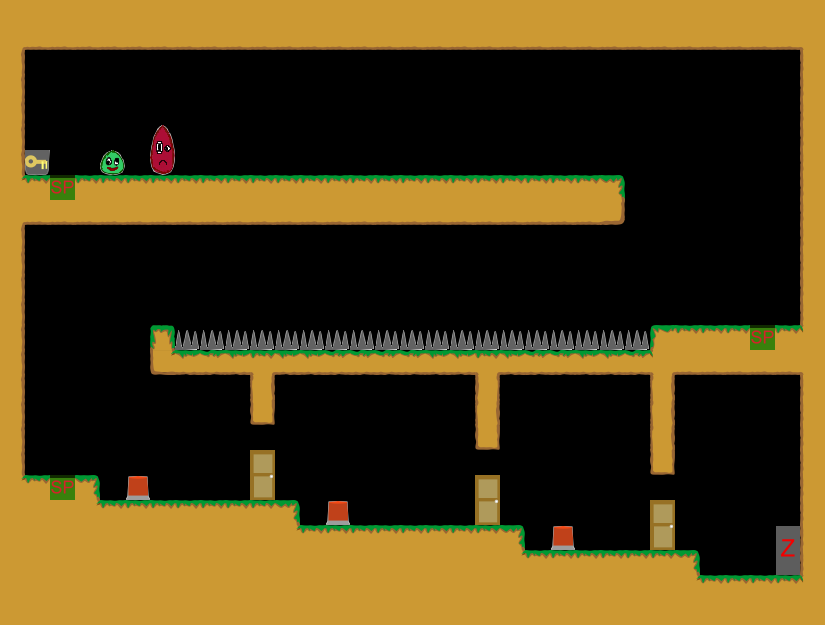

Below is a game level as drawn by its tile map, then a one-line description and the .tmx that defines it (tile-layer data replaced by summaries):
An orthogonal 33x25 tile map with 25x25 px tiles, 1 tile layer (Kachelebene 1).

<map version="1.0" orientation="orthogonal" width="33" height="25" tilewidth="25" tileheight="25">
 <tileset firstgid="1" name="Tileset" tilewidth="25" tileheight="25">
  <image source="../../../img/Tileset.png" width="400" height="250" />
 </tileset>
 <layer name="Kachelebene 1" width="33" height="25">
  <data>[825 cells, 359 non-empty, 32 distinct tile ids]</data>
 </layer>
</map>
